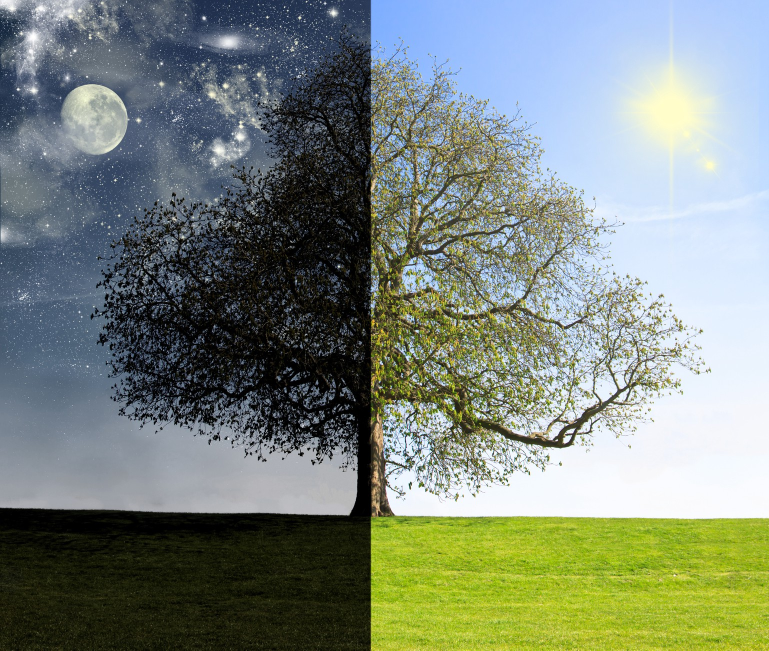
#> input picture morning_evening.jpg, 1538 x 1301 px (shown at 1/2 size)
$ python Blending.py
#> lines starting #> are read from the running program, lines starting #| are printed output that depends on the picture
import cv2
import numpy as np

img = cv2.imread('morning_evening.jpg')
#> img is the input picture: shape (1301, 1538, 3); mean B, G, R 124.3, 134.6, 123.8
morning = img[:, :742, :]
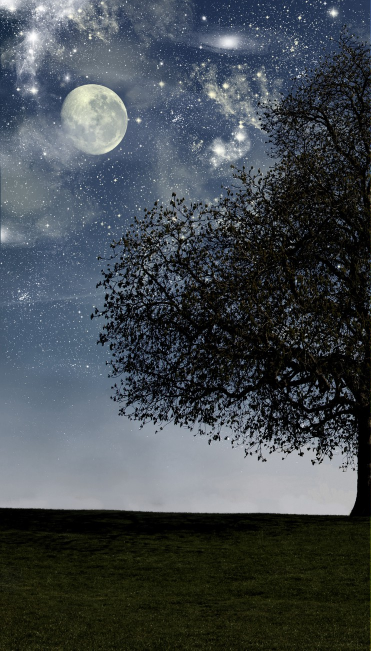
#> morning: shape (1301, 742, 3) (shown at 1/2 size); mean B, G, R 78.4, 73.5, 66.5
evening = img[:, 742:, :]
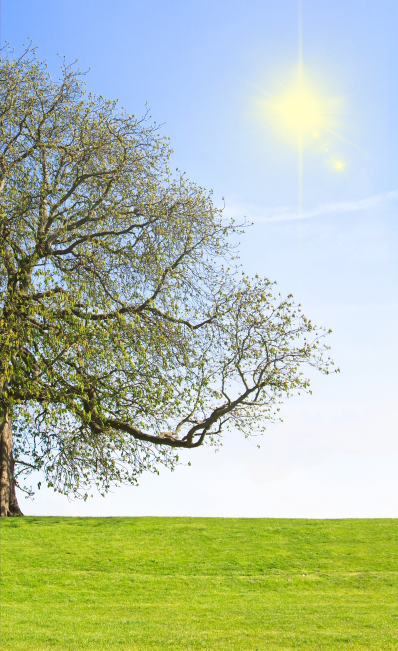
#> evening: shape (1301, 796, 3) (shown at 1/2 size); mean B, G, R 167.2, 191.5, 177.2

morning = cv2.resize(morning, (512, 512))
#> morning: shape (512, 512, 3)
evening = cv2.resize(evening, (512, 512))
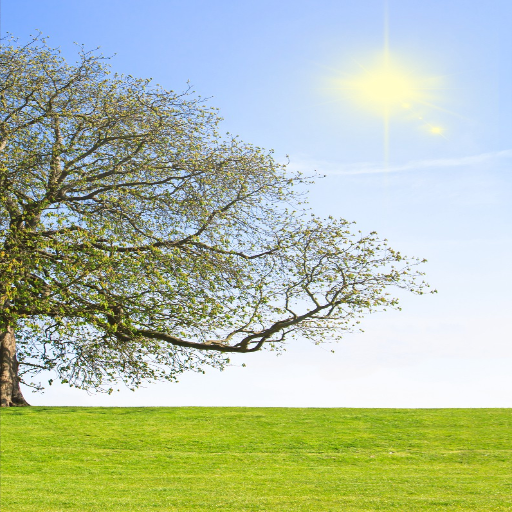
#> evening: shape (512, 512, 3); mean B, G, R 167.1, 191.4, 177.1

# Gaussian pyramids for morning
morning_copy = morning.copy()
gaussian_morning = [morning_copy]

for i in range(6):
    morning_copy = cv2.pyrDown(morning_copy)
    gaussian_morning.append(morning_copy)
#> after the loop, gaussian_morning = 7 items

# Gaussian pyramids for evening
evening_copy = evening.copy()
gaussian_evening = [evening_copy]

for i in range(6):
    evening_copy = cv2.pyrDown(evening_copy)
    gaussian_evening.append(evening_copy)
#> after the loop, gaussian_evening = 7 items

# Laplacian pyramids for morning
morning_copy = gaussian_morning[-1]
pyrUp_morning = [morning_copy]
laplacian_morning = []

for i in range(len(gaussian_morning)-1, 0, -1):
    morning_copy = cv2.pyrUp(gaussian_morning[i])
    pyrUp_morning.append(morning_copy)
#> this loop made 6 passes
#> i on passes 1, 2, 3, 5, 6: 6, 5, 4, 2, 1
#> pass 3, `morning_copy = cv2.pyrUp(gaussian_morning[i])`:
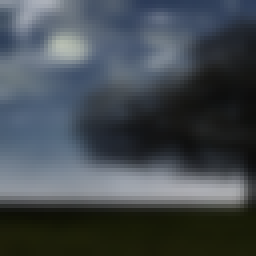
#> morning_copy: shape (64, 64, 3) (shown 4 times larger); mean of channels 0, 1, 2 79.7, 74.4, 67.3; drawn as B, G, R
#> after the loop, pyrUp_morning = 7 items

pyrUp_morning.reverse()

for a, b in zip(gaussian_morning, pyrUp_morning):
     laplacian_morning.append(cv2.subtract(a, b))
#> this loop made 7 passes
#> after the loop, laplacian_morning = 7 items

# Laplacian pyramids for evening
evening_copy = gaussian_evening[-1]
pyrUp_evening = [evening_copy]
laplacian_evening = []

for i in range(len(gaussian_evening)-1, 0, -1):
    evening_copy = cv2.pyrUp(gaussian_evening[i])
    pyrUp_evening.append(evening_copy)
#> this loop made 6 passes
#> pass 3, `evening_copy = cv2.pyrUp(gaussian_evening[i])`:
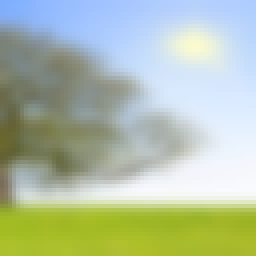
#> evening_copy: shape (64, 64, 3) (shown 4 times larger); mean of channels 0, 1, 2 167.8, 191, 176.6; drawn as B, G, R
#> after the loop, pyrUp_evening = 7 items

pyrUp_evening.reverse()

for a, b in zip(gaussian_evening, pyrUp_evening):
     laplacian_evening.append(cv2.subtract(a, b))
#> after the loop, laplacian_evening = 7 items

# Combine 2 images
morning_evening_pyramid = []

for mor, eve in zip(laplacian_morning, laplacian_evening):
    add_img = np.hstack((mor, eve))
    morning_evening_pyramid.append(add_img)
#> this loop made 7 passes
#> pass 3, `add_img = np.hstack((mor, eve))`:
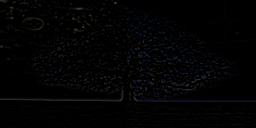
#> add_img: shape (128, 256, 3); mean of channels 0, 1, 2 3.3, 2.7, 2.7; drawn as B, G, R
#> after the loop, morning_evening_pyramid = 7 items

morning_evening_pyramid.reverse()

# Reconstruct images
morning_evening_reconstruct = morning_evening_pyramid[0]

for i in range(len(morning_evening_pyramid)-1):
    morning_evening_reconstruct = cv2.pyrUp(morning_evening_reconstruct)
    morning_evening_reconstruct = cv2.add(morning_evening_pyramid[i+1], morning_evening_reconstruct)
#> this loop made 6 passes
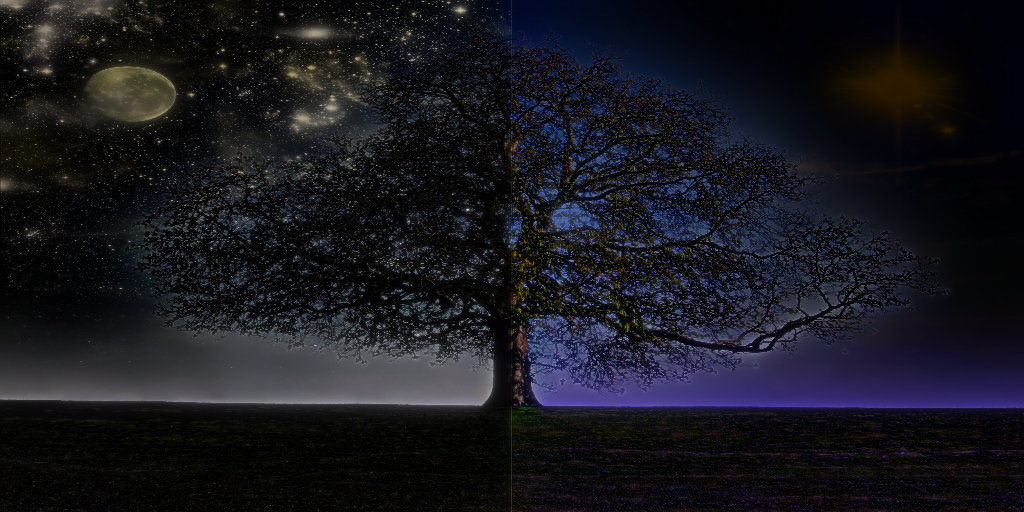
#> morning_evening_reconstruct: shape (512, 1024, 3); mean of channels 0, 1, 2 30.2, 23.4, 23.4; drawn as B, G, R

# for i in range(len(morning_evening_pyramid)):
#     cv2.imshow(str(i), morning_evening_pyramid[i])

cv2.imshow('Original Image', img)
cv2.imshow('Morning', morning)
cv2.imshow('Evening', evening)
cv2.imshow('Blending', morning_evening_reconstruct)
cv2.waitKey(0)
cv2.destroyAllWindows()
